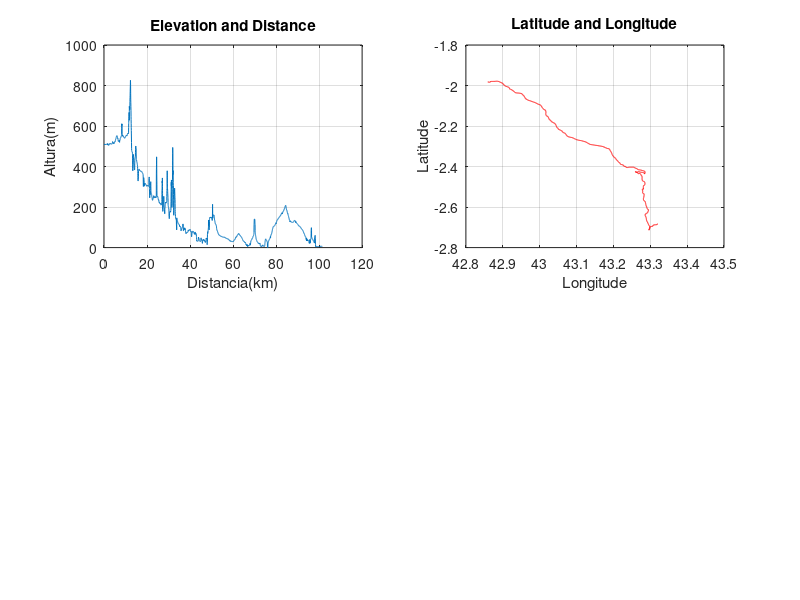

Reproduce this figure in MATLAB.
clc
matrizA = dlmread('a1-height.csv',',',1,0);
Latitude= matrizA(:,1);
Latitudei= rot90(Latitude);
Latitudeinv = rot90(Latitudei);
Longitude = matrizA(:,2);
Elevation = matrizA(:,3);
Elevationi = rot90(Elevation);
Elevationinv = rot90(Elevationi);
Distance = matrizA(:,4);
Gradient = matrizA(:,5);

subplot(2,2,1);
plot(Distance,Elevationinv);
title('Elevation and Distance');
ylabel('Altura(m)');
xlabel('Distancia(km)');
grid on;

subplot(2,2,2)
plot(Latitudeinv,Longitude,'r');
title('Latitude and Longitude');
ylabel('Latitude');
xlabel('Longitude');
grid on;
